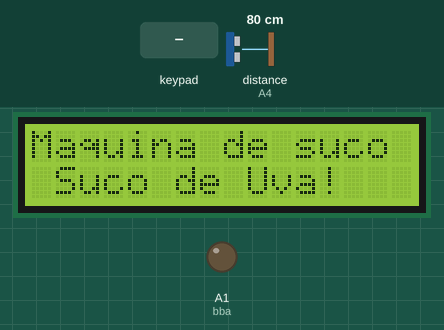
A sketch run on a simulated Arduino Uno, built with avr-gcc and run on an emulated ATmega328P. On the bench: 16×2 character LCD, output pins drawn as LEDs (lit = HIGH). Wiring (inferred from the names in the program): 4×4 keypad with keys A B C D 3 6 9 # 2 5 8 0 1 4 7 *: rows pin 13, pin 12, pin 11, pin 10; columns A0, pin 8, pin 7, pin 6. The inputs (shaded band) are chosen by the test bench; at power-on: distance to the obstacle (sensor on A4) 80 cm. The echo pulse lasts 58.3 µs per cm; pins used as bus, display or sensor lines are not drawn.

Above: at 1.2 s.
1.3 s: keypad keys 1 2 # pressed 0.4 s apart
At 3.9 s:
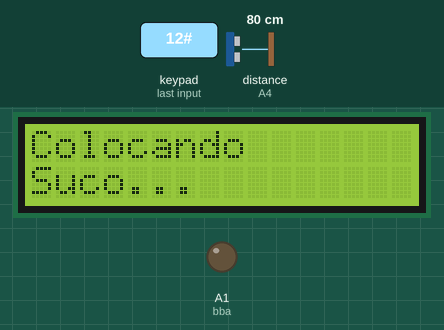
At 5.4 s:
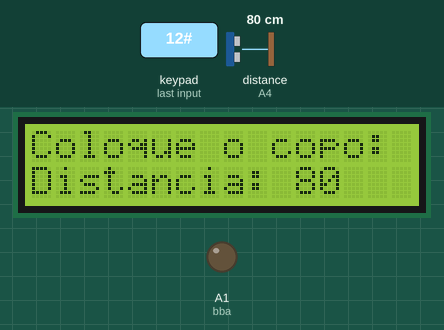
5.5 s: distance to the obstacle (sensor on A4) set to 2 cm
At 6.6 s:
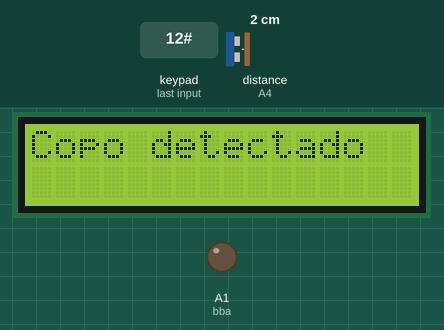
11.5 s: distance to the obstacle (sensor on A4) set to 5 cm
14.5 s: distance to the obstacle (sensor on A4) set to 8 cm
Timing chart, 0 to 35.4 s (numbered marks = the images above; inputs shaded):
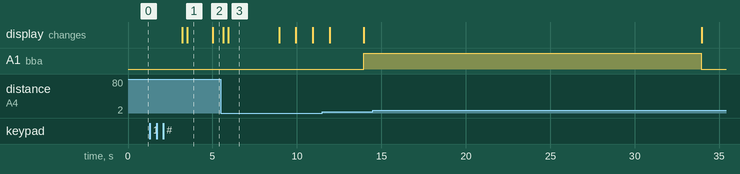

The sketch:

v1.ino
```cpp
#include <LiquidCrystal.h>
#include <Ultrasonic.h>
#include <string.h>

  LiquidCrystal lcd(0, 1, 5, 4, 3, 2); ///RS 0 .. EN  1.. D7 2.. D6 3.. D5 4.. D6 5

#define pino_trigger A5
#define pino_echo A4

Ultrasonic ultrasonic(pino_trigger, pino_echo);

int bba = A1;

int lin1 = 13, lin2 = 12, lin3 = 11,  lin4 = 10;
int col1 = A0, col2 = 8, col3 = 7, col4 = 6;
char stri[16];

void setup()
{

      pinMode(bba, OUTPUT);
      //PINOS DO TECLADO MATRICIAL
      pinMode(lin1, OUTPUT);
      pinMode(lin2, OUTPUT);
      pinMode(lin3, OUTPUT);
      pinMode(lin4, OUTPUT);
      pinMode(col1, INPUT_PULLUP); //ligado resistor pullup interno para deixar a entrada do teclado matricial sempre em 1
      pinMode(col2, INPUT_PULLUP);
      pinMode(col3, INPUT_PULLUP);
      pinMode(col4, INPUT_PULLUP);

      lcd.begin(16, 2);
      lcd.clear();
}

char check_char(int i, int j){
	switch(i){
		case 0:
			if(j == 3)
				return 'A';
			else{
				if(j == 2)
					return 'B';
				else{
					if(j == 1)
						return 'C';
					else
						return 'D';
				}
			}
			break;
		case 1:
			if(j == 3)
				return '3';
			else{
				if(j == 2)
					return '6';
				else{
					if(j == 1)
						return '9';
					else
						return '#';
				}
			}
			break;
		case 2:
			if(j == 3)
				return '2';
			else{
				if(j == 2)
					return '5';
				else{
					if(j == 1)
						return '8';
					else
						return '0';
				}
			}
			break;
		case 3:
			if(j == 3)
				return '1';
			else{
				if(j == 2)
					return '4';
				else{
					if(j == 1)
						return '7';
					else{ if(j == 0)
						return '*';}
				}
			}
			break;
	}
	return ' ';
}//end check_char
char ikey(){      //Função para retornar o caracter da tecla pressionada
	//Criados vetores com os pinos de forma a faciltiar os loops
	int lv[4] = {lin1, lin2, lin3, lin4};
	int cv[4] = {col1, col2, col3, col4};


	int i,j;

	//Todos os pinos da fileira lin são setados como high.
	for(i = 0; i<4; i++)
		digitalWrite(lv[i],HIGH);

	for(i = 0; i<4; i++){
		digitalWrite(lv[i],LOW);
		for(j = 0; j < 4; j++){
			if (digitalRead(cv[j]) == 0)
				return check_char(i,j);
		}
		digitalWrite(lv[i], HIGH);
	}
	return ' ';
}
void tem(int q)
{
    delay(q);
}
void menu(){

      lcd.clear();
      lcd.setCursor(0, 0);                //Menu principal
      lcd.print("Maquina de suco");
      lcd.setCursor(0, 1);
      lcd.print(" Suco de Uva! ");
      delay(1500);
      do{
      }while(ikey() == ' ');
      tem(1500);
      lcd.clear();

}

int distancia()
{
      int dis;
     float cmMsec;
     long microsec = ultrasonic.timing();
     cmMsec = ultrasonic.convert(microsec, Ultrasonic::CM);
//     long microsec = ultrasonic.timing();
     dis = (int)ultrasonic.convert(microsec, Ultrasonic::CM);
     return dis;
}

void copo()
{
     int d;

     lcd.clear();
     lcd.setCursor(0,0);
     lcd.print("Coloque o copo:");
     lcd.setCursor(0,1);
     lcd.print("Distancia:");
     do{
      d = distancia();
      lcd.setCursor(11,1);
      lcd.print("   ");
      lcd.setCursor(11,1);
      lcd.print(d);
      tem(300);
     } while(d > 5);

     lcd.clear();
     lcd.setCursor(0,0);
     lcd.print("Copo detectado");
     tem(3000);
}

int cheio()
{
    int aux = 0;

    tem(300);
    lcd.clear();
    lcd.setCursor(0,0);
    lcd.print("Suco:");
    lcd.print(" 1-Pouco");
    lcd.setCursor(0,1);
    lcd.print("2-Medio 3-Cheio");

    do{
    if(ikey() == '1')
    {
        lcd.clear();
        lcd.setCursor(0,0);
        lcd.print("Colocando");
        lcd.setCursor(0,1);
        lcd.print("Suco...");
        tem(1500);
        aux = 7;
     }else
       if(ikey() == '2')
       {
          lcd.clear();
          lcd.setCursor(0,0);
          lcd.print("Colocando");
          lcd.setCursor(0,1);
          lcd.print("Suco...");
          tem(1500);
          aux = 13;
       } else
             if(ikey() == '3')
             {
                lcd.clear();
                lcd.setCursor(0,0);
                lcd.print("Colocando");
                lcd.setCursor(0,1);
                lcd.print("Suco...");
                tem(1500);
                aux = 20;
             }

    }while(aux == 0);

    return aux;
}

void ret(){
      int i;
	for(i = 0; i < 3; i++){
      delay(1000);
      lcd.print(".");
      }
      delay(2000);
}

void bomba(int r){

      lcd.clear();
      lcd.setCursor(0,0);
      lcd.print("Tempo : ");
      lcd.print(r);
      lcd.print(" s");
      lcd.setCursor(0,1);
      lcd.print("Ligando motor");
      ret();

      if(distancia() > 5)
      {
            lcd.clear();
           do
          {
              lcd.setCursor(0,0);
              lcd.print("Sem copo!");
              lcd.setCursor(0,1);
              lcd.print("Coloque o copo!");
              delay(150);
          } while(distancia() > 5);

          lcd.clear();
          lcd.setCursor(0,0);
          lcd.print("Retomando");
          ret();
          delay(500);
      }

      lcd.clear();
      lcd.setCursor(0,0);
      lcd.print("Despejando suco!");

      digitalWrite(bba, HIGH);
      while(r > 0)
      {
        delay(1000);
        r--;
      }
      digitalWrite(bba, LOW);

      lcd.clear();
      lcd.setCursor(0,0);
      lcd.print("Suco despejado!");
      delay(4000);
}

 void loop()
{
       int t = 0;
       menu();
       t = cheio();
       copo();
       bomba(t);
}
```

Measured:
- after the input at 1.3 s, the display: first changes after 1.9 s (image 1 shows a later state)
- after the input at 5.5 s, the display: first changes after 0.13 s (image 3 shows a later state)
- what the display in image 1 shows lasts 1.5 s, from 3.5 s to 5.0 s
- what the display in image 3 shows lasts 3.0 s, from 5.9 s to 8.9 s
